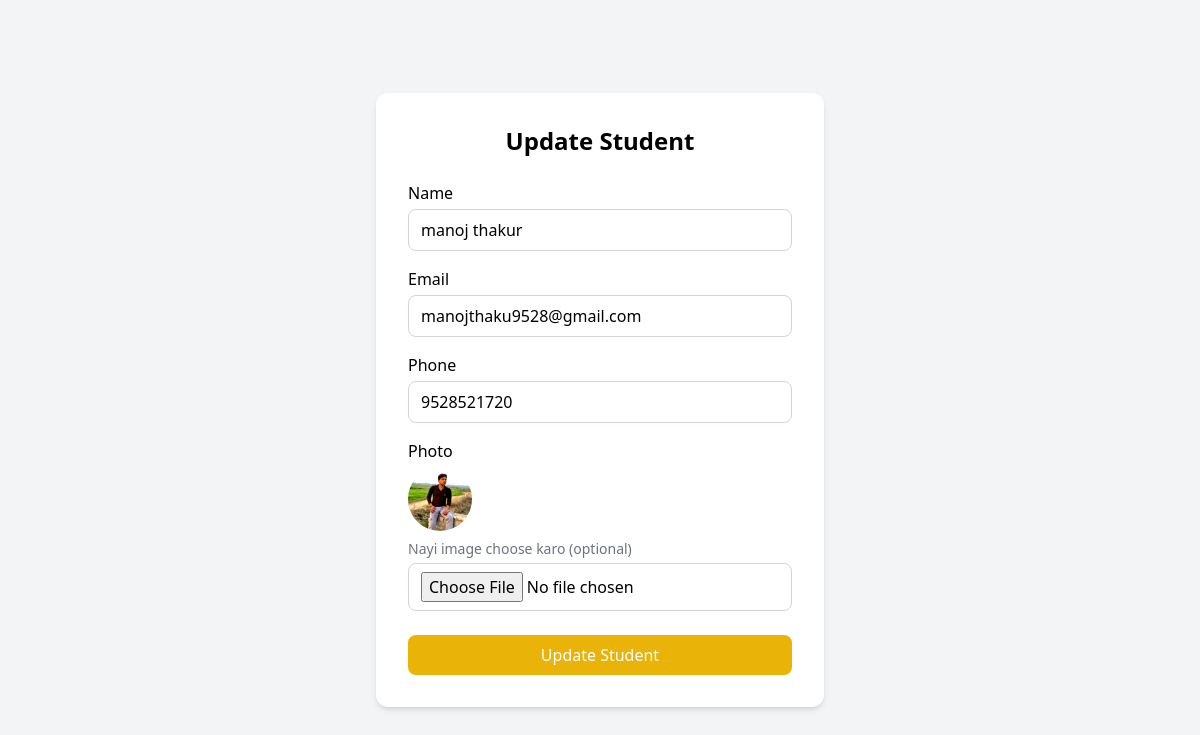
The app's page /update_student/1 with its own data.
### student/models.py (models this page shows)
class Student(models.Model):
    name = models.CharField(max_length=100)
    email=models.EmailField()
    phone=models.CharField(max_length=13)
    image = models.ImageField(upload_to='dare_image/',blank=True, null=True)

### student/views.py (the view, shortened to what this page needs)
# urls.py: path('update_student/<int:id>',views.update_student,name='update_student'),
def update_student(request, id):
    student = Student.objects.get(id=id)
    parameters = {"student": student}
    return render(request, "student/update_student.html", parameters)

### templates/student/update_student.html (shortened to what this page needs)
<!DOCTYPE html>
<html lang="en">
<head>
<script src="https://cdn.tailwindcss.com"></script>
</head>
<body class="bg-gray-100 min-h-screen flex items-center justify-center">
<div class="bg-white p-8 rounded-xl shadow-md w-full max-w-md">
<h2 class="text-2xl font-bold mb-6 text-center">Update Student</h2>
<form method="POST" enctype="multipart/form-data">
<div class="mb-4">
  <label class="block mb-1 font-medium">Name</label>
  <input type="text" name="input_name" value="{{ student.name }}" required
  class="w-full border border-gray-300 rounded-lg px-3 py-2 focus:outline-none focus:ring-2 focus:ring-blue-400">
</div>
<div class="mb-4">
  <label class="block mb-1 font-medium">Email</label>
  <input type="email" name="input_email" value="{{ student.email }}" required
  class="w-full border border-gray-300 rounded-lg px-3 py-2 focus:outline-none focus:ring-2 focus:ring-blue-400">
</div>
<div class="mb-4">
  <label class="block mb-1 font-medium">Phone</label>
  <input type="text" name="input_phone" value="{{ student.phone }}" required
  class="w-full border border-gray-300 rounded-lg px-3 py-2 focus:outline-none focus:ring-2 focus:ring-blue-400">
</div>
<div class="mb-6">
  <label class="block mb-1 font-medium">Photo</label>
  {% if student.image %}
    <img src="{{ student.image.url }}" class="w-16 h-16 rounded-full object-cover mb-2">
    <p class="text-sm text-gray-500 mb-1">Nayi image choose karo (optional)</p>
  {% endif %}
  <input type="file" name="input_photo" accept="image/*"
  class="w-full border border-gray-300 rounded-lg px-3 py-2 focus:outline-none focus:ring-2 focus:ring-yellow-400">
</div>
<button type="submit"
  class="w-full bg-yellow-500 text-white py-2 rounded-lg hover:bg-yellow-600">
  Update Student
</button>
</form>
</div>
</body>
</html>

### records on screen
Student: input_name "manoj thakur", input_email "manojthaku9528@gmail.com", input_phone "9528521720", image (picture)
